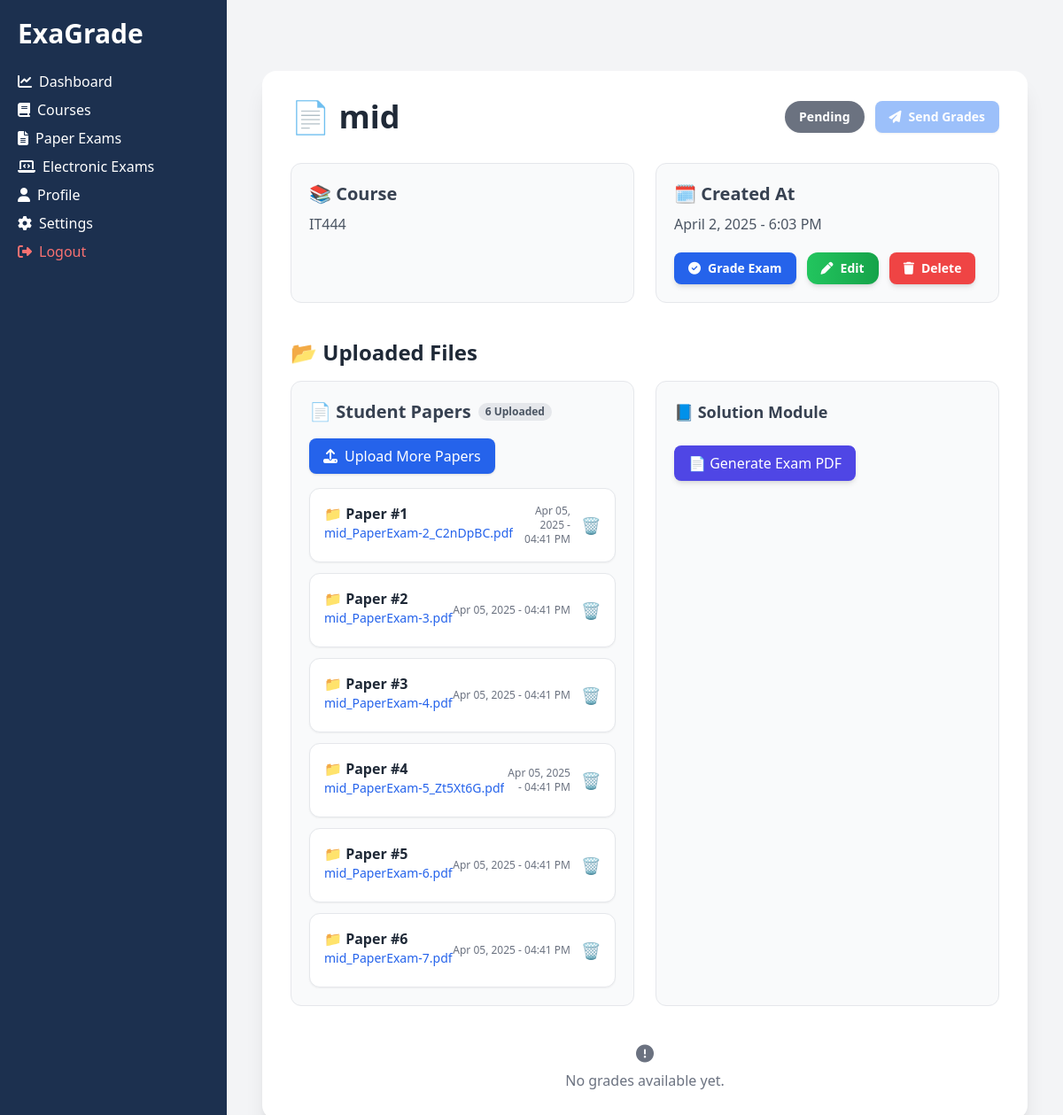
/exams/10/ (signed in), run on the app's committed database.
### exams/models.py (models this page shows, shortened)
class Exam(models.Model):
    STATUS_CHOICES = [
        ("done", "Done"),
        ("progress", "Progress"),
        ("pending", "Pending"),
        ("requires_attention", "Requires Attention"),
    ]
    name = models.CharField(max_length=255)
    course = models.ForeignKey(Course, on_delete=models.CASCADE, related_name="exams")
    created_at = models.DateTimeField(auto_now_add=True)
    status = models.CharField(max_length=20, choices=STATUS_CHOICES, default="pending")
    instructor = models.ForeignKey(CustomUser, on_delete=models.CASCADE, related_name="exams")
    student_paper = models.FileField(upload_to="exams/student_papers/", blank=True, null=True)
    solution_module = models.FileField(upload_to="exams/solution_modules/", blank=True, null=True)
    total_marks = models.PositiveIntegerField(default=0)
    duration_minutes = models.PositiveIntegerField(default=0)

class StudentPaper(models.Model):
    exam = models.ForeignKey(Exam, on_delete=models.CASCADE, related_name="student_papers")
    student = models.ForeignKey(CustomUser, on_delete=models.CASCADE, related_name="submitted_papers", blank=True, null=True)
    file = models.FileField(upload_to="exams/student_papers/")
    uploaded_at = models.DateTimeField(auto_now_add=True)

### courses/models.py (models this page shows, shortened)
class Course(models.Model):
    name = models.CharField(max_length=255)
    description = models.TextField(blank=True, null=True)
    instructor = models.ForeignKey(CustomUser, on_delete=models.CASCADE, related_name="courses")
    students = models.ManyToManyField(CustomUser, related_name="enrolled_courses", blank=True)
    course_code = models.CharField(max_length=6, unique=True, blank=True)  # Unique 6-digit code

### exams/views.py (the view)
# urls.py: path("<int:exam_id>/", exam_detail_view, name="detail"),
@login_required
def exam_detail_view(request, exam_id):
    exam = get_object_or_404(Exam, id=exam_id)
    if request.user.is_student and exam.course not in request.user.enrolled_courses.all():
        messages.error(request, "\u26a0\ufe0f You do not have permission to view this exam.")
        return redirect("exams:list")
    questions = Question.objects.filter(exam=exam)
    student_papers = StudentPaper.objects.filter(exam=exam)
    grades = Grade.objects.filter(exam=exam)
    return render(request, "exams/exam_detail.html", {
        "exam": exam,
        "questions": questions,
        "student_papers": student_papers,
        "grades": grades
    })

### templates/exams/exam_detail.html (shortened to what this page needs)
{% extends 'base.html' %}
{% block content %}
<div class="max-w-5xl mx-auto bg-white shadow-xl rounded-2xl p-8 mt-10 transition-transform duration-300 hover:scale-[1.01]">
    <div class="flex justify-between items-center mb-8 flex-wrap gap-4">
        <h1 class="text-4xl font-bold text-gray-800">📄 {{ exam.name }}</h1>
        <div class="flex items-center gap-3">
            <span class="px-4 py-2 text-sm font-semibold rounded-full shadow-sm
                {% if exam.status == 'done' %} bg-green-500
                {% elif exam.status == 'progress' %} bg-yellow-500
                {% elif exam.status == 'pending' %} bg-gray-500
                {% else %} bg-red-500 {% endif %} text-white">
                {{ exam.get_status_display }}
            </span>
            {% if user.is_instructor %}
            <form method="POST" action="{% url 'exams:send_grades' exam.id %}">
                <button type="submit" class="flex items-center gap-2 bg-blue-500 hover:bg-blue-600 text-white text-sm font-semibold px-4 py-2 rounded-lg shadow transition-all {% if grades|length == 0 %}opacity-50 cursor-not-allowed{% endif %}" {% if grades|length == 0 %}disabled{% endif %}>
                    <i class="fa-solid fa-paper-plane"></i> Send Grades
                </button>
            </form>
            {% endif %}
        </div>
    </div>
    <div class="grid grid-cols-1 md:grid-cols-2 gap-6">
        <div class="p-5 border rounded-xl bg-gray-50">
            <h2 class="text-xl font-semibold text-gray-700 mb-2">📚 Course</h2>
            <p class="text-gray-600">{{ exam.course.name }}</p>
        </div>
        <div class="p-5 border rounded-xl bg-gray-50 flex flex-col justify-between">
            <div>
                <h2 class="text-xl font-semibold text-gray-700 mb-2">🗓️ Created At</h2>
                <p class="text-gray-600">{{ exam.created_at|date:"F j, Y - g:i A" }}</p>
            </div>
            {% if user.is_instructor %}
            <div class="flex flex-wrap gap-3 mt-5">
                <a href="{% url 'exams:grade_exam' exam.id %}" class="bg-blue-600 hover:bg-blue-700 text-white py-2 px-4 rounded-lg text-sm font-semibold shadow-md flex items-center">
                    <i class="fa-solid fa-check-circle mr-2"></i> Grade Exam
                </a>
                <a href="{% url 'exams:add' %}?edit={{ exam.id }}" class="inline-flex items-center gap-2 bg-gradient-to-r from-green-500 to-green-600 hover:from-green-600 hover:to-green-700 text-white px-4 py-2 rounded-xl shadow-md text-sm font-semibold transition-all duration-200">
                    <i class="fa-solid fa-pen"></i> Edit
                </a>
                <form action="{% url 'exams:delete_exam' exam.id %}" method="POST" onsubmit="return confirm('Are you sure you want to delete this exam?');">
                    <button type="submit" class="bg-red-500 hover:bg-red-600 text-white py-2 px-4 rounded-lg text-sm font-semibold shadow-md flex items-center">
                        <i class="fa-solid fa-trash mr-2"></i> Delete
                    </button>
                </form>
            </div>
            {% endif %}
        </div>
    </div>
    <div class="mt-10">
        <h2 class="text-2xl font-semibold text-gray-800 mb-4">📂 Uploaded Files</h2>
        <div class="grid grid-cols-1 md:grid-cols-2 gap-6">
            <div class="p-5 border rounded-xl bg-gray-50">
                <h3 class="text-xl font-bold text-gray-700 mb-4 flex items-center gap-2">
                    📄 Student Papers
                    <span class="text-xs bg-gray-200 px-2 py-0.5 rounded-full text-gray-600">
                        {{ student_papers|length }} Uploaded
                    </span>
                </h3>
                <form method="POST" action="{% url 'exams:upload_student_paper' exam.id %}" enctype="multipart/form-data" class="mb-4">
                    <label class="inline-flex items-center gap-2 bg-blue-600 hover:bg-blue-700 text-white px-4 py-2 rounded-lg shadow cursor-pointer transition">
                        <i class="fa-solid fa-upload"></i> Upload More Papers
                    </label>
                </form>
                {% if student_papers %}
                <div class="space-y-3">
                    {% for paper in student_papers %}
                    <div class="flex justify-between items-center p-4 bg-white border rounded-xl shadow-sm hover:shadow-md transition">
                        <div>
                            <p class="font-semibold text-gray-800">📁 Paper #{{ forloop.counter }}</p>
                            <a href="{{ paper.file.url }}" target="_blank" class="text-blue-600 hover:underline text-sm truncate max-w-xs inline-block" title="{{ paper.file.name|cut:'exams/student_papers/' }}">
                                {{ paper.file.name|cut:'exams/student_papers/' }}
                            </a>
                        </div>
                        <div class="flex items-center gap-3">
                            <span class="text-xs text-gray-500 text-right">
                                {{ paper.uploaded_at|date:"M d, Y - h:i A" }}
                            </span>
                            <form method="POST" action="{% url 'exams:delete_paper' paper.id %}" onsubmit="return confirm('Are you sure you want to delete this paper?');">
                                <button type="submit" class="text-red-500 hover:text-red-700 text-lg transition duration-150 ease-in-out">
                                    🗑️
                                </button>
                            </form>
                        </div>
                    </div>
                    {% endfor %}
                </div>
                {% else %}
                <p class="text-sm text-gray-500">No student papers uploaded yet.</p>
                {% endif %}
            </div>
            <div class="p-5 border rounded-xl bg-gray-50">
                <h3 class="text-lg font-semibold text-gray-700 mb-3">📘 Solution Module</h3>
                <form method="POST" action="{% url 'exams:generate_exam_pdf' exam.id %}">
                    <button type="submit" class="mt-3 px-4 py-2 bg-indigo-600 text-white rounded-lg shadow-md hover:bg-indigo-700 transition-all">
                        📄 Generate Exam PDF
                    </button>
                </form>
            </div>
        </div>
    </div>
    <div class="mt-10">
        {% if grades %}
        <h2 class="text-2xl font-semibold text-gray-800 mb-4">🎓 Student Grades</h2>
        <div class="overflow-x-auto rounded-lg shadow-sm">
            <table class="min-w-full bg-white border border-gray-200 rounded-lg shadow-sm">
                <thead>
                    <tr class="bg-gray-100 border-b text-left">
                        <th class="py-3 px-6">👤 Student</th>
                        <th class="py-3 px-6 text-center">📊 Grade</th>
                        <th class="py-3 px-6">💬 Feedback</th>
                    </tr>
                </thead>
                <tbody>
                    {% for grade in grades %}
                    <tr class="border-b hover:bg-gray-50">
                        <td class="py-3 px-6">{{ grade.student.get_full_name }}</td>
                        <td class="py-3 px-6 text-center font-semibold text-lg">{{ grade.grade }}</td>
                        <td class="py-3 px-6">{{ grade.feedback|default:"No feedback provided." }}</td>
                    </tr>
                    {% endfor %}
                </tbody>
            </table>
        </div>
        {% else %}
        <div class="text-center text-gray-500 mt-8">
            <i class="fa-solid fa-circle-exclamation text-xl"></i>
            <p class="mt-1">No grades available yet.</p>
        </div>
        {% endif %}
    </div>
</div>
{% endblock %}

### data on the page
Exam: name "mid", status "Pending", course.name "IT444", created_at "April 2, 2025 - 6:03 PM"
StudentPaper: file.name "mid_PaperExam-2_C2nDpBC.pdf", uploaded_at "Apr 05, 2025 - 04:41 PM"
StudentPaper: file.name "mid_PaperExam-3.pdf", uploaded_at "Apr 05, 2025 - 04:41 PM"
StudentPaper: file.name "mid_PaperExam-4.pdf", uploaded_at "Apr 05, 2025 - 04:41 PM"
StudentPaper: file.name "mid_PaperExam-5_Zt5Xt6G.pdf", uploaded_at "Apr 05, 2025 - 04:41 PM"
StudentPaper: file.name "mid_PaperExam-6.pdf", uploaded_at "Apr 05, 2025 - 04:41 PM"
StudentPaper: file.name "mid_PaperExam-7.pdf", uploaded_at "Apr 05, 2025 - 04:41 PM"

### other printed values
{{ student_papers|length }} "6"
